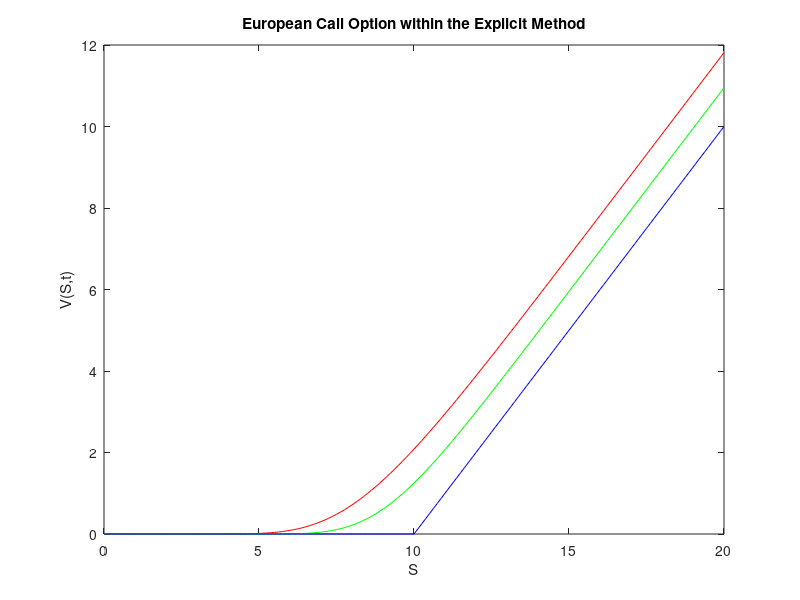
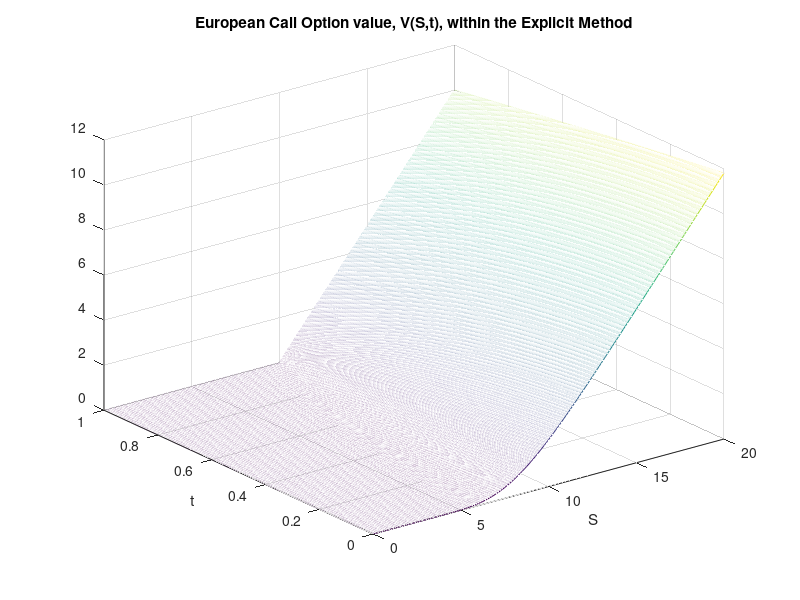

Write MATLAB code to recreate these figures, in order. (Note: this script raises an error after producing the figures.)
%% Black Scholes PDE with Explicit Method:

% Parameters of the problem:
%clear all
r=0.2; % Interest rate
sigma=0.25; % Volatility of the underlying
M=1600+1; % Number of time points
N=160+1; % Number of share price points
Smax=20; % Maximum share price considered
Smin=0; % Minimum share price considered
T=1; % Maturation (expiry)of contract
E=10; % Exercise price of the underlying

dt=(T/(M-1)); % Time step
ds=(Smax-Smin)/(N-1); % Price step

% Initializing the matrix of the option value
v(1:N,1:M) = 0.0;
v=zeros(N,M);

%Initial conditions prescribed by the European Call payoff at expiry:
% V(S,T)=max(S-E,0)
v(1:N,1)=max((Smin+(0:N-1)*ds-E),zeros(size(1:N)))';

% for k=1:N
%     v(k,1)=max((Smin+(k-1)*ds-E),0)';
% end 

% Boundary conditions prescribed by the European Call:
v(1,2:M)=zeros(M-1,1)'; % V(0,t)=0
v(N,2:M)=((N-1)*ds+Smin)-E*exp(-r*((M-1)-(M-2:-1:0))*dt); % V(S,t)=S-Eexp[-r(T-t)] as S -> infininty.

%v1 code
v1=v;
%time
for n=1:N %price
    aaa(n)=0.5*(sigma^2*(n-1)^2-r*(n-1))*dt;
    bbb(n)=1-(sigma^2*(n-1)^2+r)*dt;
    ccc(n)=0.5*(sigma^2*(n-1)^2+r*(n-1))*dt;
end


for j=2:M
    for n=2:N-1
        
        v1(n,j)=aaa(n)*v1(n-1,j-1)+bbb(n)*v1(n,j-1)+ccc(n)*v1(n+1,j-1);  %explicit method,
        
    end
end
v1=fliplr(v1);
Swanted=Smax*0.5;
price= interp1((0:N-1)'*ds,v1(:,1),Swanted)
%% v code

% Determining the matrix coeficients of the explicit algorithm
aa=0.5*dt*(sigma*sigma*(1:N-2).*(1:N-2)-r*(1:N-2))';
bb=1-dt*(sigma*sigma*(1:N-2).*(1:N-2)+r)';
cc=0.5*dt*(sigma*sigma*(1:N-2).*(1:N-2)+r*(1:N-2))';

% Implementing the explicit algorithm
for i=2:M
    v(2:N-1,i)=bb.*v(2:N-1,i-1)+cc.*v(3:N,i-1)+aa.*v(1:N-2,i-1); %??? (creo que ya lo pillo pero entonces me tendir que dar lo mismo.... que con los 2 fors.... no?

end
spy(v-v1)


% Reversal of the time components in the matrix as the solution of the BlackScholes
% equation was performed backwards
v=fliplr(v);
% Figure of the value of the option, V(S,t), as a function of S
% at three different times:t=0, T/2 and T (expiry).

figure(1)
plot(Smin+ds*(0:N-1),v(1:N,1)','r-',Smin+ds*(0:N-1),v(1:N,round(M/2))','g-',Smin+ds*(0:N-1),v(1:N,M)','b-');
xlabel('S');
ylabel('V(S,t)');
title('European Call Option within the Explicit Method');
% Figure of the Value of the option, V(S,t)
figure(2)
mesh(Smin+ds*(0:N-1),dt*(0:M-1),v(1:N,1:M)')
title('European Call Option value, V(S,t), within the Explicit Method')
xlabel('S')
ylabel('t')

%% My code for Explicit Put Option:
% Parameters of the problem:
r = 0.2; % Interest rate
sigma = 0.25; % Volatility of the underlying
M = 1600+1; % Number of time points
N = 160+1; % Number of share price points
Smax = 20; % Maximum share price considered
Smin = 0; % Minimum share price considered
T = 1; % Maturation (expiry) of contract
E = 10; % Exercise price of the underlying

dt = T /(M-1); % Time step
ds = (Smax - Smin) /(N-1); % Price step

% Initializing the matrix of the option value
v = zeros(N, M);

% Initial conditions prescribed by the European Put payoff at expiry:
% V(S, T) = max(E - S, 0)

v(:,1) = max(E-(Smin+(0:N-1)*ds),0)';

% Boundary conditions prescribed by the European Put:
v(1, :) = E * exp(-r * ((M-1:-1:0)) * dt);   % V(S,t)=E*exp[-r(T-t)] as S -> 0.
v(N, :) = 0; % V(S,t)=0 as S -> inf.

%v1 code
v1 = v;

for n=1:N %price
    aaa(n)=0.5*(sigma^2*(n-1)^2-r*(n-1))*dt;
    bbb(n)=1-(sigma^2*(n-1)^2+r)*dt;
    ccc(n)=0.5*(sigma^2*(n-1)^2+r*(n-1))*dt;

end
% veti=0:N;
% a = 0.5*dt*(sigma^2*veti - r).*veti;
% b = 1- dt*(sigma^2*veti.^2 + r);
% c = 0.5*dt*(sigma^2*veti + r).*veti;
for j = 2:M
    for n = 2:N-1
        v1(n, j) =  aaa(n) * v1(n - 1, j - 1) + bbb(n) * v1(n, j - 1) + ccc(n) * v1(n + 1, j - 1);  %explicit method
    end
end
v1=fliplr(v1);
Swanted=Smax*0.5;
price= interp1((0:N-1)'*ds,v1(:,1),Swanted)

% Determining the matrix coeficients of the explicit algorithm
aa=0.5*dt*(sigma*sigma*(1:N-1).*(1:N-1)-r*(1:N-1))';
bb=1-dt*(sigma*sigma*(1:N-1).*(1:N-1)+r)';
cc=0.5*dt*(sigma*sigma*(1:N-1).*(1:N-1)+r*(1:N-1))';

% Implementing the explicit algorithm
for i=2:M+1
    v(2:N,i)=bb.*v(2:N,i-1)+cc.*v(3:N+1,i-1)+aa.*v(1:N-1,i-1); %??? (creo que ya lo pillo pero entonces me tendir que dar lo mismo.... que con los 2 fors.... no?

end


